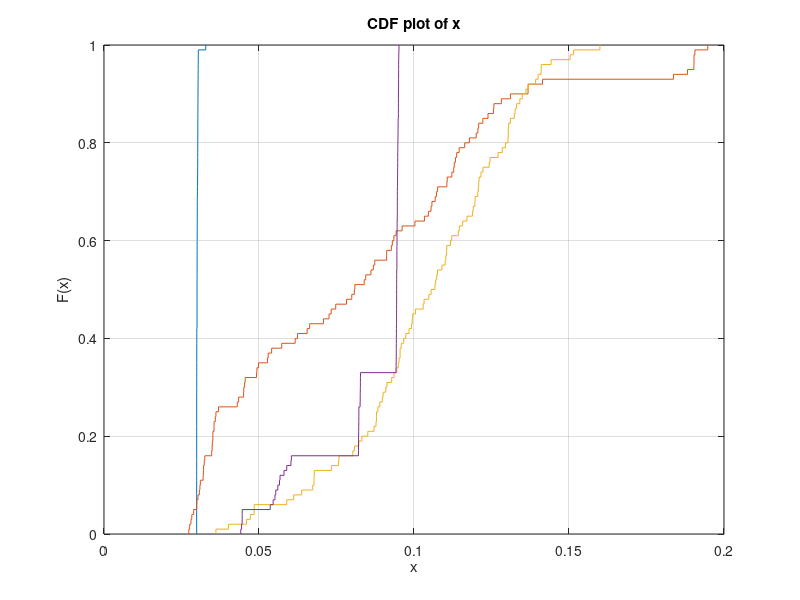

Write the MATLAB code that produced this figure.

A=[0.029892
0.029892
0.029892
0.029892
0.029892
0.029893
0.029893
0.029893
0.029893
0.029893
0.029894
0.029895
0.029896
0.029897
0.029897
0.029899
0.029899
0.029899
0.029899
0.029899
0.029899
0.029899
0.0299
0.0299
0.0299
0.0299
0.0299
0.029901
0.029904
0.029908
0.029917
0.029917
0.02992
0.029921
0.029924
0.029925
0.029926
0.029926
0.029929
0.02993
0.029934
0.029936
0.030008
0.030008
0.030008
0.030009
0.030013
0.030013
0.030014
0.030014
0.030014
0.030016
0.030028
0.030029
0.030029
0.030033
0.030039
0.030044
0.030047
0.030053
0.030056
0.030064
0.030067
0.030077
0.03008
0.030096
0.030098
0.030099
0.030101
0.030132
0.03014
0.030175
0.030194
0.0302
0.030211
0.030225
0.030225
0.030229
0.030238
0.030239
0.030254
0.030254
0.030257
0.030264
0.030272
0.030274
0.03029
0.030297
0.030305
0.030313
0.030329
0.030331
0.03035
0.030368
0.030374
0.030384
0.030401
0.030408
0.030424
0.032824];

B = [0.027367
0.027641
0.028042
0.02832
0.028915
0.029895
0.029939
0.030314
0.030769
0.030937
0.031078
0.031982
0.032056
0.03212
0.032337
0.032513
0.034735
0.034879
0.034941
0.035112
0.035132
0.035492
0.035506
0.035913
0.036109
0.03693
0.042989
0.043425
0.045022
0.045083
0.045362
0.045536
0.049206
0.049331
0.049826
0.052726
0.052965
0.054073
0.057328
0.061667
0.062445
0.065532
0.066346
0.070785
0.07259
0.073287
0.074744
0.078224
0.079925
0.080753
0.08092
0.083939
0.084429
0.086114
0.086876
0.087345
0.091163
0.091189
0.09269
0.093013
0.093504
0.094226
0.096162
0.100306
0.103367
0.104645
0.105484
0.105782
0.106832
0.107231
0.107617
0.110594
0.110702
0.112203
0.112815
0.112993
0.11337
0.113774
0.114566
0.116355
0.117881
0.120072
0.120622
0.120843
0.12221
0.123873
0.125625
0.125778
0.128183
0.13109
0.136784
0.136794
0.141443
0.18369
0.188229
0.190278
0.19033
0.190339
0.190619
0.194765];

C=[0.036109
0.04015
0.046004
0.047219
0.048441
0.048457
0.058948
0.061199
0.063761
0.067332
0.06775
0.06777
0.067842
0.07335
0.075622
0.075799
0.08026
0.080788
0.082212
0.083155
0.0851
0.087102
0.087744
0.087889
0.087913
0.08836
0.088976
0.089773
0.090038
0.090891
0.091264
0.092796
0.093563
0.094442
0.094944
0.095166
0.095509
0.095516
0.095879
0.096671
0.097356
0.098405
0.09919
0.099426
0.099575
0.100459
0.102953
0.103245
0.104776
0.105523
0.106734
0.106973
0.107313
0.107575
0.109004
0.110052
0.110278
0.110521
0.110575
0.111758
0.112185
0.114286
0.114617
0.115694
0.117102
0.118847
0.119099
0.119653
0.119714
0.120563
0.120736
0.120873
0.120985
0.121602
0.122237
0.124253
0.124517
0.127125
0.128474
0.129493
0.130317
0.130399
0.130409
0.130529
0.131099
0.132347
0.132616
0.133082
0.134138
0.13492
0.136093
0.136942
0.139226
0.140025
0.140994
0.141052
0.144208
0.150365
0.151487
0.159972];

D=[0.044128
0.04438
0.044557
0.044588
0.04459
0.053629
0.05456
0.055152
0.055398
0.056075
0.056612
0.056783
0.058066
0.058947
0.060304
0.060448
0.082086
0.082088
0.08209
0.082107
0.082142
0.082156
0.082185
0.082199
0.08221
0.082213
0.08261
0.082642
0.082652
0.082679
0.082707
0.082714
0.082737
0.094191
0.094224
0.094266
0.094277
0.094285
0.094292
0.09431
0.094318
0.094336
0.094346
0.094374
0.094377
0.094378
0.094382
0.094393
0.094393
0.094398
0.094401
0.094406
0.094408
0.094426
0.094478
0.094479
0.09448
0.094483
0.094484
0.094515
0.094528
0.094529
0.094551
0.094556
0.094601
0.094612
0.094616
0.094623
0.094626
0.094631
0.09464
0.094689
0.094694
0.094709
0.094715
0.094737
0.094748
0.09475
0.094779
0.094791
0.094818
0.094839
0.094862
0.094872
0.094891
0.094959
0.094964
0.094972
0.094973
0.094984
0.094985
0.095026
0.095031
0.095035
0.095035
0.095039
0.095048
0.095082
0.095115
0.095161];

cdfplot(A)
hold on
cdfplot(B)
hold on
cdfplot(C)
hold on
cdfplot(D)
